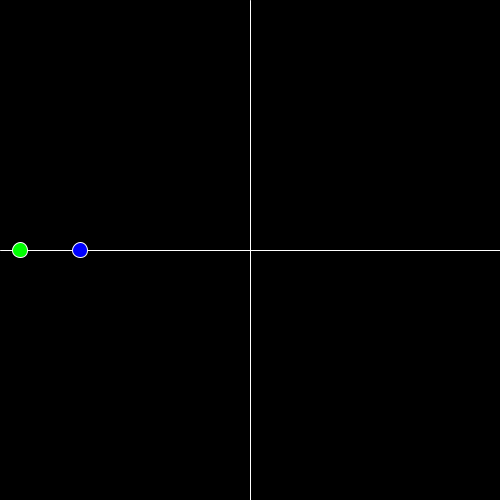
Frame 1 (no input)
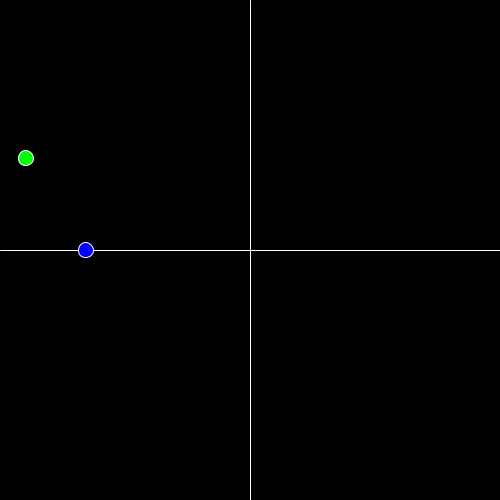
Frame 60 (the mouse pressed at the canvas centre just before this capture)
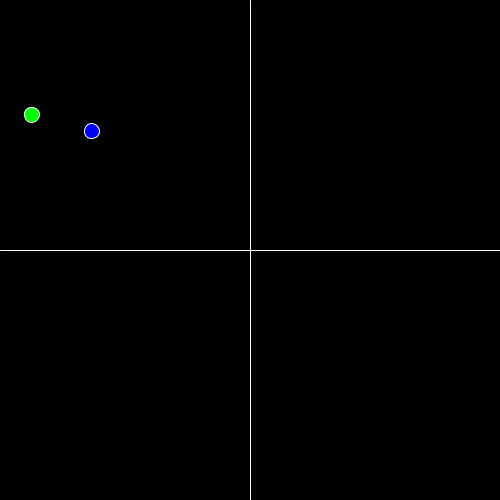
Frame 120 (the mouse held since frame 60 and released just before this capture)

The Processing sketch that drew these frames (run headless with seeded random() and noise(); from frame 60 on, the mouse is pressed at the canvas centre):

// Processing sketch: processing_186424
// ── processing_186424.pde


/*******************************************************************/
/* SIMULACIÓN 2014/2015                                            */
/*                                                                 */
/* Oscar García Martínez                                           */
/*                                                                 */
/*                                                                 */
/* Ejercicio Osciladores: Animar el movimiento de una partícula    */
/* a velocidad v sobre las 2 funciones osciladoras.                */
/*                                                                 */
/*******************************************************************/


//Declaración de variables e inicialización de las mismas

float x;
float y;
float y2;
float tiempo = 0.0;
float dt = 0.1;
float zoom = 200.0;

void setup(){  
  size (500,500);  
  frameRate(30);
  fill(0);
}

void draw()
{  
  background(0);  

  //dibujamos los ejes
  pushMatrix();
  stroke(255);
  fill(255,0,0);
  line(width/2,0,width/2,height);   //eje vertical
  line(0,height/2,width,height/2);  //eje horizontal
  popMatrix();
  
  //dibujamos la primera bola(verde) que realizará el movimiento 
  //y=sin(tiempo)*exp(-0.002*tiempo)
  pushMatrix();
  translate(20,250);
  fill(0,255,0);  
  ellipse(x,y,15,15);  
  popMatrix();
  
  //dibujamos la segunda bola(azul) que realizará el movimiento 
  //y2=0.5*sin(3*tiempo) + 0.5*sin(3.5*tiempo)
  pushMatrix();
  translate(80,250); 
  fill(0,0,255);  
  ellipse(x,y2,15,15); 
  popMatrix();
  
  //aplicamos las 2 funciones correspondientes osciladoras
  pushMatrix();  
  y= zoom*(sin(tiempo)*exp(-0.002*tiempo));           //Movimiento de la bola verde
  y2= zoom*(0.5*sin(3*tiempo) + 0.5*sin(3.5*tiempo)); //Movimiento de la bola azul   
  x= tiempo;  
  tiempo += dt;  
  popMatrix();  
}
